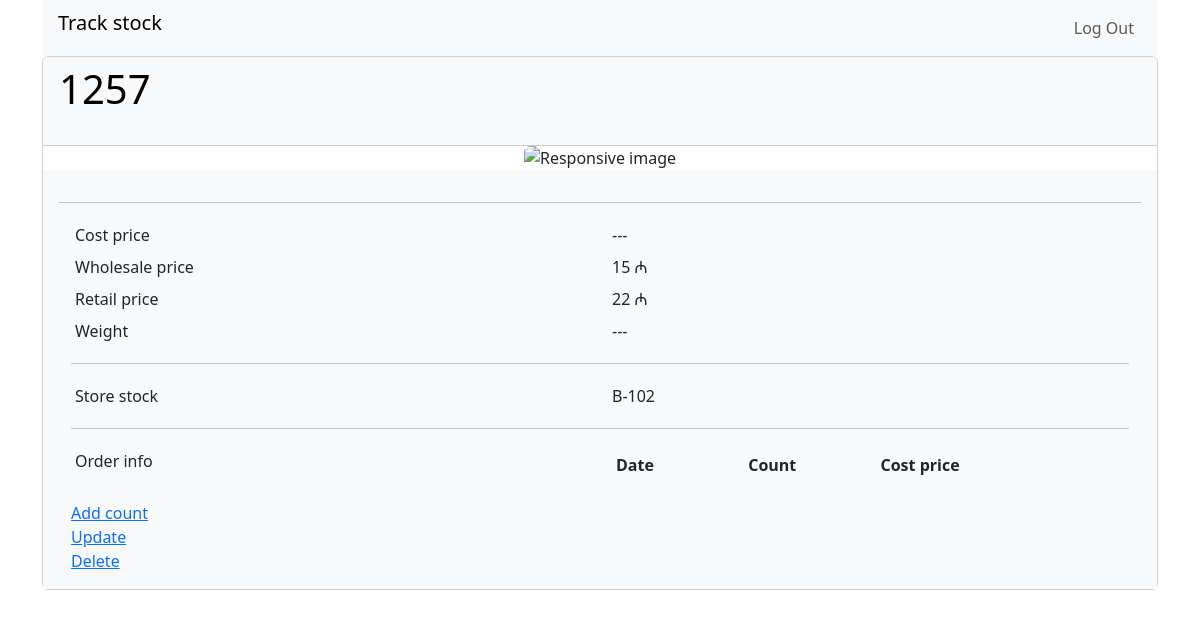
Page /goods/2/ (signed in) on the committed database.
### goods_map/goods/models.py (models this page shows)
class GoodsModel(models.Model):
    name = models.CharField(max_length=50)
    images = models.ImageField(upload_to='images')
    cost_price = models.PositiveSmallIntegerField(null=True)
    wholesale_price = models.PositiveSmallIntegerField(null=True)
    retail_price = models.PositiveSmallIntegerField(null=True)
    weight = models.FloatField(null=True)
    stock = models.ManyToManyField(StockModel)
    def __str__(self):
        return self.name

### goods_map/stock/models.py (models this page shows)
class StockModel(models.Model):
    name = models.CharField(max_length=15)
    def __str__(self):
        return self.name

### goods_map/goods/views.py (the view)
# urls.py: path('<int:pk>/', views.GoodCard.as_view(), name='good_card')
class GoodCard(LoginRequiredMixin, DetailView):
    template_name = 'good_card.html'
    model = GoodsModel

### goods_map/goods/templates/good_card.html (shortened to what this page needs)
{% extends "base.html" %}
{% load bootstrap4 %}
{% block main %}
<div class="card">
    <div class="card-header bg-light text-black">
        <h1 class="mb-4">{{ object }}</h1>
    </div>
    <img src="{{ object.images.url }}" class="rounded mx-auto d-block" alt="Responsive image" style="max-height:300px">
    <div class="card-body bg-light">
        <hr>
        <div class="container">
            <div class="row p-1">
                <div class="col">
                    Cost price
                </div>
                <div class="col">
                    {% if object.cost_price %}
                    {{ object.cost_price }} ¥
                    {% else %}
                    ---
                    {% endif %}
                </div>
            </div>
            <div class="row p-1">
                <div class="col">
                    Wholesale price
                </div>
                <div class="col">
                    {% if object.wholesale_price %}
                    {{ object.wholesale_price }} ₼
                    {% else %}
                    ---
                    {% endif %}
                </div>
            </div>
            <div class="row p-1">
                <div class="col">
                    Retail price
                </div>
                <div class="col">
                    {% if object.retail_price %}
                    {{ object.retail_price }} ₼
                    {% else %}
                    ---
                    {% endif %}
                </div>
            </div>
            <div class="row p-1">
                <div class="col">
                    Weight
                </div>
                <div class="col">
                    {% if object.weight %}
                    {{ object.weight }} kg
                    {% else %}
                    ---
                    {% endif %}
                </div>
            </div>
            <hr>
            <div class="row p-1">
                <div class="col">
                    Store stock
                </div>
                <div class="col">
                    {% if object.stock.all %}
                    {% for i in object.stock.all %}
                    {{ i }}
                    {% endfor %}
                    {% else %}
                    ---
                    {% endif %}
                </div>
            </div>
            <hr>
            <div class="row p-1">
                <div class="col">
                    Order info
                </div>
                <div class="col">
                    <dl class="row p-1">
                        <dt class="col">Date</dt>
                        <dt class="col"> Count</dt>
                        <dt class="col">Cost price</dt>
                        <dt class="col"></dt>
                    </dl>
                </div>
            </div>
            <div>
                <a href="{% url 'add_goods' pk=object.id %}">Add count</a>
                <br>
                <a href="{% url 'update_good' pk=object.id %}">Update</a>
                <br>
                <a href="{% url 'delete_good' pk=object.id %}">Delete</a>
            </div>
        </div>
    </div>
</div>
{% endblock%}

### rows in the picture
GoodsModel: name "1257", wholesale_price "15", retail_price "22"
StockModel: name "B-102"
